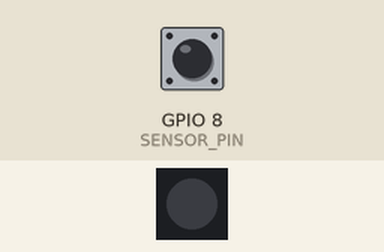
This sketch was run on a simulated ESP32-S3. Shown: 1 RGB LEDs in strip order, left to right. The inputs (shaded band) are chosen by the test bench; at power-on: GPIO 8 (SENSOR_PIN) LOW. Dim RGB values are drawn brighter than linear.

Above: at 1.2 s.
1.3 s: GPIO 8 (SENSOR_PIN) pulsed HIGH 5 times (0.12 s each, 0.3 s apart)
At 2.8 s:
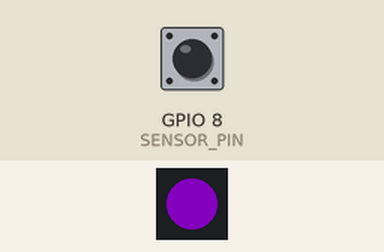
At 3.6 s:
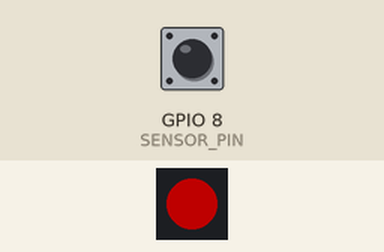
4.4 s: GPIO 8 (SENSOR_PIN) driven HIGH
At 5.5 s:
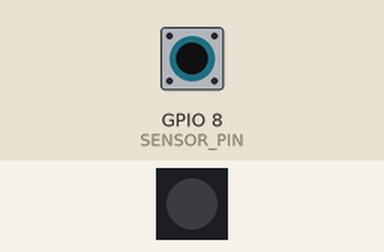
Timing chart, 0 to 7.4 s (numbered marks = the images above; inputs shaded):
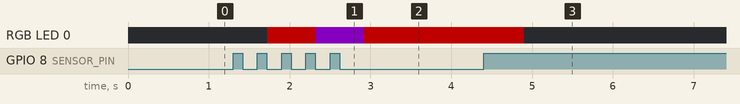

The sketch:

touch-test.ino
```cpp
/*
 * Touch lamp test for ESP32-S3 (interrupt-driven)
 *
 * Hardware:
 *   - Touch sensor (digital, active-HIGH) on GPIO 8
 *   - 1x WS2812 on GPIO 48
 *
 * Behavior:
 *   - OFF state: any tap turns lamp ON at current color
 *   - ON state:
 *       * single tap   -> next color
 *       * double tap   -> previous color
 *       * long press   -> turn OFF
 *
 * Color cycle (Russian rainbow КЖЗСФ): Red, Yellow, Green, Blue, Violet.
 */

#include <Adafruit_NeoPixel.h>

// ---- Pins ----
static const uint8_t SENSOR_PIN = 8;
static const uint8_t LED_PIN    = 48;
static const uint8_t LED_COUNT  = 1;
static const bool    ACTIVE_LOW = false;

// ---- Timing ----
static const uint32_t LONG_PRESS_MS = 500;
static const uint32_t DOUBLE_TAP_MS = 300;
static const uint32_t DEBOUNCE_MS   = 15;

// ---- Colors ----
struct RGB { uint8_t r, g, b; };
static const RGB COLORS[] = {
    {255,   0,   0},   // К — красный
    {255, 200,   0},   // Ж — жёлтый
    {  0, 255,   0},   // З — зелёный
    {  0,   0, 255},   // С — синий
    {180,   0, 255},   // Ф — фиолетовый
};
static const uint8_t NUM_COLORS = sizeof(COLORS) / sizeof(COLORS[0]);

// ---- Lamp state ----
Adafruit_NeoPixel strip(LED_COUNT, LED_PIN, NEO_GRB + NEO_KHZ800);

bool     isOn          = false;
uint8_t  colorIdx      = 0;

// ---- Gesture state machine ----
bool     touching      = false;
bool     longFired     = false;
uint32_t touchStartMs  = 0;
uint32_t lastChangeMs  = 0;
uint32_t pendingTapMs  = 0;
uint8_t  tapCount      = 0;

// ---- ISR shared state ----
volatile bool     g_hasEdge   = false;
volatile bool     g_lastLevel = false;
volatile uint32_t g_edgeMs    = 0;

void IRAM_ATTR isrSensor() {
    g_lastLevel = (digitalRead(SENSOR_PIN) == HIGH);
    g_edgeMs    = millis();
    g_hasEdge   = true;
}

void applyOutput() {
    if (!isOn) {
        strip.setPixelColor(0, 0);
    } else {
        const RGB& c = COLORS[colorIdx];
        strip.setPixelColor(0, strip.Color(c.r, c.g, c.b));
    }
    strip.show();
}

void onSingleTap() {
    if (!isOn) {
        isOn = true;
    } else {
        colorIdx = (colorIdx + 1) % NUM_COLORS;
    }
    applyOutput();
}

void onDoubleTap() {
    if (!isOn) {
        isOn = true;
    } else {
        colorIdx = (colorIdx + NUM_COLORS - 1) % NUM_COLORS;
    }
    applyOutput();
}

void onLongPress() {
    if (isOn) {
        isOn = false;
        applyOutput();
    }
}

void handleEdge(bool pressed, uint32_t edgeMs) {
    if (pressed == touching) return;
    if ((edgeMs - lastChangeMs) < DEBOUNCE_MS) return;
    lastChangeMs = edgeMs;

    if (pressed) {
        touching     = true;
        longFired    = false;
        touchStartMs = edgeMs;
    } else {
        touching = false;
        if (!longFired) {
            if (pendingTapMs && (edgeMs - pendingTapMs) <= DOUBLE_TAP_MS) {
                pendingTapMs = 0;
                tapCount     = 0;
                onDoubleTap();
            } else {
                pendingTapMs = edgeMs;
                tapCount     = 1;
            }
        }
    }
}

void setup() {
    pinMode(SENSOR_PIN, ACTIVE_LOW ? INPUT_PULLUP : INPUT_PULLDOWN);
    strip.begin();
    strip.setBrightness(80);
    applyOutput();

    attachInterrupt(digitalPinToInterrupt(SENSOR_PIN), isrSensor, CHANGE);
}

void loop() {
    // Drain the latest edge, if any
    if (g_hasEdge) {
        noInterrupts();
        bool     level = g_lastLevel;
        uint32_t ems   = g_edgeMs;
        g_hasEdge = false;
        interrupts();

        bool pressed = ACTIVE_LOW ? !level : level;
        handleEdge(pressed, ems);
    }

    uint32_t now = millis();

    // Long-press fires while still held
    if (touching && !longFired && (now - touchStartMs) >= LONG_PRESS_MS) {
        longFired    = true;
        pendingTapMs = 0;
        tapCount     = 0;
        onLongPress();
    }

    // Pending single tap commits if no second tap arrived in time
    if (pendingTapMs && (now - pendingTapMs) > DOUBLE_TAP_MS) {
        pendingTapMs = 0;
        if (tapCount == 1) {
            tapCount = 0;
            onSingleTap();
        }
    }
}
```

Measured:
- after the input at 1.3 s, RGB LED 0: off → RGB(80, 0, 0) after 0.42 s, → RGB(56, 0, 80) 0.60 s later, → RGB(80, 0, 0) 0.60 s later
- after the input at 4.4 s, RGB LED 0: RGB(80, 0, 0) → off after 0.50 s
